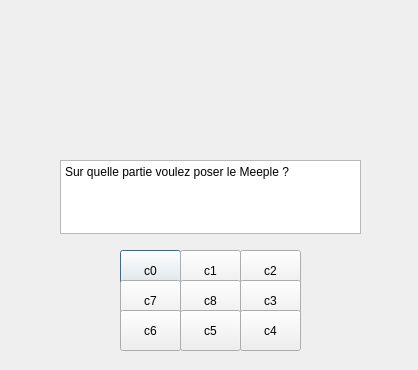
<?xml version="1.0" encoding="UTF-8"?>
<ui version="4.0">
 <class>vueOuPlacerMeeple</class>
 <widget class="QDialog" name="vueOuPlacerMeeple">
  <property name="geometry">
   <rect>
    <x>0</x>
    <y>0</y>
    <width>418</width>
    <height>370</height>
   </rect>
  </property>
  <property name="windowTitle">
   <string>Dialog</string>
  </property>
  <widget class="QPlainTextEdit" name="text">
   <property name="geometry">
    <rect>
     <x>60</x>
     <y>160</y>
     <width>301</width>
     <height>74</height>
    </rect>
   </property>
   <property name="plainText">
    <string>Sur quelle partie voulez poser le Meeple ?</string>
   </property>
  </widget>
  <widget class="QWidget" name="gridLayoutWidget">
   <property name="geometry">
    <rect>
     <x>110</x>
     <y>10</y>
     <width>191</width>
     <height>131</height>
    </rect>
   </property>
   <layout class="QGridLayout" name="affichageTuile">
    <property name="spacing">
     <number>0</number>
    </property>
   </layout>
  </widget>
  <widget class="QPushButton" name="c0">
   <property name="geometry">
    <rect>
     <x>120</x>
     <y>250</y>
     <width>61</width>
     <height>41</height>
    </rect>
   </property>
   <property name="text">
    <string>c0</string>
   </property>
   <property name="autoDefault">
    <bool>true</bool>
   </property>
   <property name="default">
    <bool>false</bool>
   </property>
  </widget>
  <widget class="QPushButton" name="c1">
   <property name="geometry">
    <rect>
     <x>180</x>
     <y>250</y>
     <width>61</width>
     <height>41</height>
    </rect>
   </property>
   <property name="text">
    <string>c1</string>
   </property>
  </widget>
  <widget class="QPushButton" name="c2">
   <property name="geometry">
    <rect>
     <x>240</x>
     <y>250</y>
     <width>61</width>
     <height>41</height>
    </rect>
   </property>
   <property name="text">
    <string>c2</string>
   </property>
  </widget>
  <widget class="QPushButton" name="c3">
   <property name="geometry">
    <rect>
     <x>240</x>
     <y>280</y>
     <width>61</width>
     <height>41</height>
    </rect>
   </property>
   <property name="text">
    <string>c3</string>
   </property>
  </widget>
  <widget class="QPushButton" name="c7">
   <property name="geometry">
    <rect>
     <x>120</x>
     <y>280</y>
     <width>61</width>
     <height>41</height>
    </rect>
   </property>
   <property name="text">
    <string>c7</string>
   </property>
  </widget>
  <widget class="QPushButton" name="c8">
   <property name="geometry">
    <rect>
     <x>180</x>
     <y>280</y>
     <width>61</width>
     <height>41</height>
    </rect>
   </property>
   <property name="text">
    <string>c8</string>
   </property>
  </widget>
  <widget class="QPushButton" name="c5">
   <property name="geometry">
    <rect>
     <x>180</x>
     <y>310</y>
     <width>61</width>
     <height>41</height>
    </rect>
   </property>
   <property name="text">
    <string>c5</string>
   </property>
  </widget>
  <widget class="QPushButton" name="c6">
   <property name="geometry">
    <rect>
     <x>120</x>
     <y>310</y>
     <width>61</width>
     <height>41</height>
    </rect>
   </property>
   <property name="text">
    <string>c6</string>
   </property>
  </widget>
  <widget class="QPushButton" name="c4">
   <property name="geometry">
    <rect>
     <x>240</x>
     <y>310</y>
     <width>61</width>
     <height>41</height>
    </rect>
   </property>
   <property name="text">
    <string>c4</string>
   </property>
  </widget>
 </widget>
 <resources/>
 <connections>
  <connection>
   <sender>c0</sender>
   <signal>clicked(bool)</signal>
   <receiver>vueOuPlacerMeeple</receiver>
   <slot>close()</slot>
   <hints>
    <hint type="sourcelabel">
     <x>150</x>
     <y>270</y>
    </hint>
    <hint type="destinationlabel">
     <x>208</x>
     <y>184</y>
    </hint>
   </hints>
  </connection>
  <connection>
   <sender>c1</sender>
   <signal>clicked()</signal>
   <receiver>vueOuPlacerMeeple</receiver>
   <slot>close()</slot>
   <hints>
    <hint type="sourcelabel">
     <x>210</x>
     <y>270</y>
    </hint>
    <hint type="destinationlabel">
     <x>208</x>
     <y>184</y>
    </hint>
   </hints>
  </connection>
  <connection>
   <sender>c2</sender>
   <signal>clicked()</signal>
   <receiver>vueOuPlacerMeeple</receiver>
   <slot>close()</slot>
   <hints>
    <hint type="sourcelabel">
     <x>270</x>
     <y>270</y>
    </hint>
    <hint type="destinationlabel">
     <x>208</x>
     <y>184</y>
    </hint>
   </hints>
  </connection>
  <connection>
   <sender>c3</sender>
   <signal>clicked()</signal>
   <receiver>vueOuPlacerMeeple</receiver>
   <slot>close()</slot>
   <hints>
    <hint type="sourcelabel">
     <x>270</x>
     <y>300</y>
    </hint>
    <hint type="destinationlabel">
     <x>208</x>
     <y>184</y>
    </hint>
   </hints>
  </connection>
  <connection>
   <sender>c4</sender>
   <signal>clicked()</signal>
   <receiver>vueOuPlacerMeeple</receiver>
   <slot>close()</slot>
   <hints>
    <hint type="sourcelabel">
     <x>270</x>
     <y>330</y>
    </hint>
    <hint type="destinationlabel">
     <x>208</x>
     <y>184</y>
    </hint>
   </hints>
  </connection>
  <connection>
   <sender>c5</sender>
   <signal>clicked()</signal>
   <receiver>vueOuPlacerMeeple</receiver>
   <slot>close()</slot>
   <hints>
    <hint type="sourcelabel">
     <x>210</x>
     <y>330</y>
    </hint>
    <hint type="destinationlabel">
     <x>208</x>
     <y>184</y>
    </hint>
   </hints>
  </connection>
  <connection>
   <sender>c6</sender>
   <signal>clicked()</signal>
   <receiver>vueOuPlacerMeeple</receiver>
   <slot>close()</slot>
   <hints>
    <hint type="sourcelabel">
     <x>150</x>
     <y>330</y>
    </hint>
    <hint type="destinationlabel">
     <x>208</x>
     <y>184</y>
    </hint>
   </hints>
  </connection>
  <connection>
   <sender>c7</sender>
   <signal>clicked()</signal>
   <receiver>vueOuPlacerMeeple</receiver>
   <slot>close()</slot>
   <hints>
    <hint type="sourcelabel">
     <x>150</x>
     <y>300</y>
    </hint>
    <hint type="destinationlabel">
     <x>208</x>
     <y>184</y>
    </hint>
   </hints>
  </connection>
  <connection>
   <sender>c8</sender>
   <signal>clicked()</signal>
   <receiver>vueOuPlacerMeeple</receiver>
   <slot>close()</slot>
   <hints>
    <hint type="sourcelabel">
     <x>210</x>
     <y>300</y>
    </hint>
    <hint type="destinationlabel">
     <x>208</x>
     <y>184</y>
    </hint>
   </hints>
  </connection>
 </connections>
</ui>
